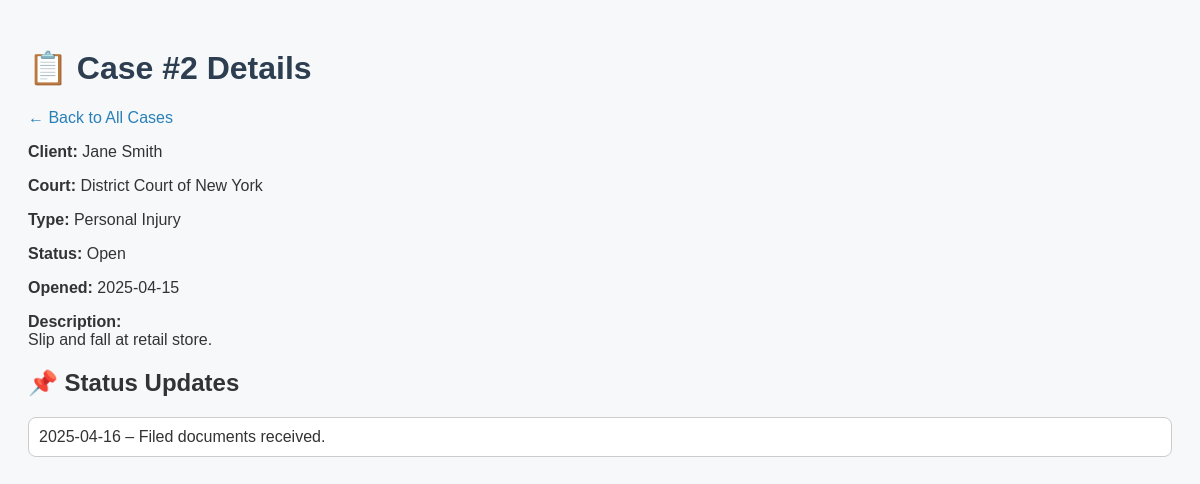
Screenshot of /case/2 with the database file from the repository.
### tables this page shows
CREATE TABLE Cases (
    case_id INTEGER PRIMARY KEY AUTOINCREMENT,
    client_id INTEGER,
    court_id INTEGER,
    case_type TEXT,
    description TEXT,
    status TEXT,
    opened_date DATE,
    FOREIGN KEY (client_id) REFERENCES Clients(client_id),
    FOREIGN KEY (court_id) REFERENCES Courts(court_id)
);

CREATE TABLE Clients (
    client_id INTEGER PRIMARY KEY AUTOINCREMENT,
    name TEXT NOT NULL,
    email TEXT,
    phone TEXT
);

CREATE TABLE Courts (
    court_id INTEGER PRIMARY KEY AUTOINCREMENT,
    court_name TEXT NOT NULL,
    location TEXT
);

CREATE TABLE StatusUpdates (
    update_id INTEGER PRIMARY KEY AUTOINCREMENT,
    case_id INTEGER,
    update_date DATE,
    status_detail TEXT,
    FOREIGN KEY (case_id) REFERENCES Cases(case_id)
);

### app.py (the view)
@app.route('/case/<int:case_id>')
def case_detail(case_id):
    conn = connect_db()
    cur = conn.cursor()
    cur.execute("""
        SELECT c.case_id, cl.name, ct.court_name, c.case_type, c.description, c.status, c.opened_date
        FROM Cases c
        JOIN Clients cl ON c.client_id = cl.client_id
        JOIN Courts ct ON c.court_id = ct.court_id
        WHERE c.case_id = ?
    """, (case_id,))
    case = cur.fetchone()
    cur.execute("""
        SELECT update_date, status_detail
        FROM StatusUpdates
        WHERE case_id = ?
        ORDER BY update_date DESC
    """, (case_id,))
    updates = cur.fetchall()
    conn.close()
    return render_template('case_detail.html', case=case, updates=updates)

### app.py (called while the page is built)
def connect_db():
    return sqlite3.connect("lawyer_cases.db")

### templates/case_detail.html (shortened to what this page needs)
<!DOCTYPE html>
<html>
<head>
    <link rel="stylesheet" href="{{ url_for('static', filename='style.css') }}">
</head>
<body>
    <h1>📋 Case #{{ case[0] }} Details</h1>
    <a href="/">← Back to All Cases</a>
    <p><strong>Client:</strong> {{ case[1] }}</p>
    <p><strong>Court:</strong> {{ case[2] }}</p>
    <p><strong>Type:</strong> {{ case[3] }}</p>
    <p><strong>Status:</strong> {{ case[5] }}</p>
    <p><strong>Opened:</strong> {{ case[6] }}</p>
    <p><strong>Description:</strong><br>{{ case[4] }}</p>
    <h2>📌 Status Updates</h2>
    {% if updates %}
        <ul>
        {% for update in updates %}
            <li>{{ update[0] }} – {{ update[1] }}</li>
        {% endfor %}
        </ul>
    {% else %}
        <p>No updates yet.</p>
    {% endif %}
</body>
</html>

### static/style.css (style rules this page uses)
body { font-family: Arial, sans-serif; background-color: #f6f8fa; padding: 20px; color: #333; }
h1 { color: #2c3e50; }
a { text-decoration: none; color: #2980b9; margin-right: 15px; }
ul { list-style-type: none; padding: 0; }
li { background-color: white; border: 1px solid #ccc; padding: 10px; margin-bottom: 10px; border-radius: 8px; }

### rows the page displays
Cases: case_id "2", case_type "Personal Injury", status "Open", opened_date "2025-04-15", description "Slip and fall at retail store."
Clients: name "Jane Smith"
Courts: court_name "District Court of New York"
StatusUpdates: update_date "2025-04-16", status_detail "Filed documents received."
